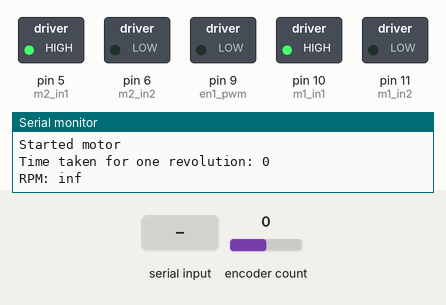
Recording of a sketch running on a simulated Arduino Uno, built with avr-gcc and run on an emulated ATmega328P. On the bench: switched loads named in the sketch (green lamp = pin HIGH), the last lines printed to the serial monitor. The inputs (shaded band) are chosen by the test bench; at power-on: encoder count 0.

Above: at 1.2 s.
1.3 s: "90,45\n" received over Serial
At 2.5 s:
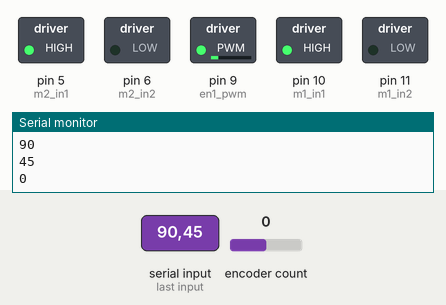
2.8 s: "30,150\n" received over Serial
At 3.9 s:
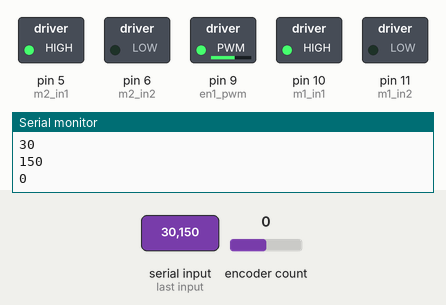
4.3 s: "200\n" received over Serial
At 4.9 s:
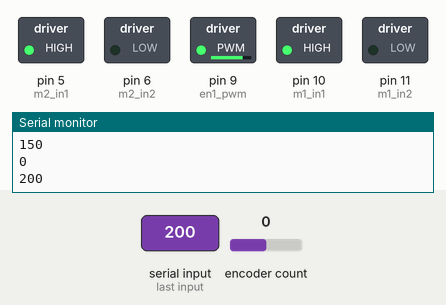
5.8 s: "90\n" received over Serial
At 7.2 s:
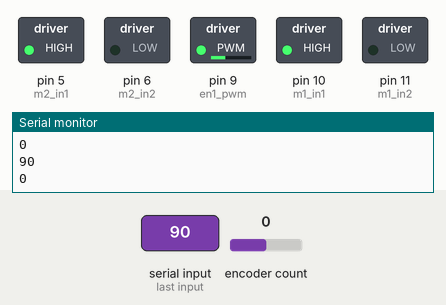
Timing chart, 0 to 8.3 s (numbered marks = the images above; inputs shaded):
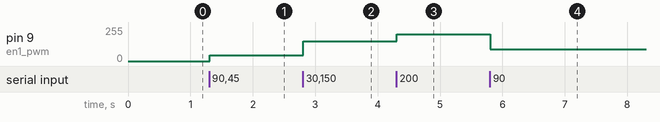

The sketch:

control_motor_serial.ino
```cpp
#include <Encoder.h>
#include <PID_v1.h>

boolean motor_direction = true;  // true is forward
const int m1_in1 = 10;
const int m1_in2 = 11;

const int m2_in1 = 5;
const int m2_in2 = 6;

const int en1_pwm = 9;
const int en2_pwm = 6;

int incomingByte = 0; // for incoming serial data
int delay_amt = 100;

// 8423 pulses per revolution by eye
int pulses_per_revolution = 8423;

//Encoder myEnc(12, 13);  // attempt at polling
Encoder myEnc(2, 3);
long oldPosition  = -999;
unsigned long start_time = millis();
unsigned long last_time_for_revolution = millis();

void setup() {
  Serial.begin(9600);
  Serial.println("Began serial");

  pinMode(m1_in1, OUTPUT);
  pinMode(m1_in2, OUTPUT);
  pinMode(m2_in1, OUTPUT);
  pinMode(m2_in2, OUTPUT);
  pinMode(en1_pwm, OUTPUT);
  pinMode(en2_pwm, OUTPUT);

  analogWrite(en1_pwm, 0);
  analogWrite(en2_pwm, 255);

  digitalWrite(m1_in1, LOW);
  digitalWrite(m1_in2, LOW);
  digitalWrite(m2_in1, LOW);
  digitalWrite(m2_in2, LOW);

  if (motor_direction == true) {
    digitalWrite(m1_in1, HIGH);
    digitalWrite(m1_in2, LOW);
    digitalWrite(m2_in1, HIGH);
    digitalWrite(m2_in2, LOW);
  }
  else {
    digitalWrite(m1_in1, LOW);
    digitalWrite(m1_in2, HIGH);
    digitalWrite(m2_in1, LOW);
    digitalWrite(m2_in2, HIGH);
  }

  Serial.println("Started motor");

  start_time = millis();
}

void loop() {
  /*Serial.println("forward");
  digitalWrite(m1_in1, HIGH);
  digitalWrite(m1_in2, LOW);
  digitalWrite(m2_in1, HIGH);
  digitalWrite(m2_in2, LOW);*/
  //analogWrite(en1_pwm, 255);
  /*delay(2000);

  Serial.println("backwards");
  digitalWrite(m1_in1, LOW);
  digitalWrite(m1_in2, HIGH);
  digitalWrite(m2_in1, LOW);
  digitalWrite(m2_in2, HIGH);
  //analogWrite(en1_pwm, 255);
  delay(2000);*/

  /*for (int fadeValue = 0 ; fadeValue <= 255; fadeValue += 5) {
    analogWrite(en1_pwm, fadeValue);
    Serial.println(fadeValue);
    delay(delay_amt);
  }

  // fade out from max to min in increments of 5 points:
  for (int fadeValue = 255 ; fadeValue >= 0; fadeValue -= 5) {
    analogWrite(en1_pwm, fadeValue);
    Serial.println(fadeValue);
    delay(delay_amt);
  }*/

  if (Serial.available() > 0) {
    // read the incoming byte:
    int value = Serial.parseInt();
    Serial.println(value);
    if (value != 0) {
        // if value is negative, change direction
        boolean changed_direction = false;
        if (value < 0 && motor_direction == true) {
          motor_direction = false;
          changed_direction = true;
        }
        else if (value > 0 && motor_direction == false) {
          motor_direction = true;
          changed_direction = true;
        }

        if (changed_direction) {
          if (motor_direction == true) {
            digitalWrite(m1_in1, HIGH);
            digitalWrite(m1_in2, LOW);
            digitalWrite(m2_in1, HIGH);
            digitalWrite(m2_in2, LOW);
          }
          else {
            digitalWrite(m1_in1, LOW);
            digitalWrite(m1_in2, HIGH);
            digitalWrite(m2_in1, LOW);
            digitalWrite(m2_in2, HIGH);
          }
        }

        if (value < 0) {
          value = value * -1;
        }
        analogWrite(en1_pwm, value);
    }
  }

  long newPosition = myEnc.read();
  if (newPosition != oldPosition) {
    oldPosition = newPosition;
    //Serial.println(newPosition);
    if (newPosition % pulses_per_revolution == 0) {
      int curr_time = millis();
      int time_taken_for_one_revolution = curr_time - last_time_for_revolution;
      last_time_for_revolution = curr_time;
      Serial.print("Time taken for one revolution: ");
      Serial.println(time_taken_for_one_revolution);
      double RPM = 60.0 / (time_taken_for_one_revolution / 1000.0);
      Serial.print("RPM: ");
      Serial.println(RPM);
    }
  }
}
```

Measured:
- after the input at 1.3 s, pin 9 (en1_pwm): 0/255 → 45/255 at once
- after the input at 2.8 s, pin 9 (en1_pwm): 45/255 → 150/255 at once
- after the input at 4.3 s, pin 9 (en1_pwm): 150/255 → 200/255 at once
- after the input at 5.8 s, pin 9 (en1_pwm): 200/255 → 90/255 at once
